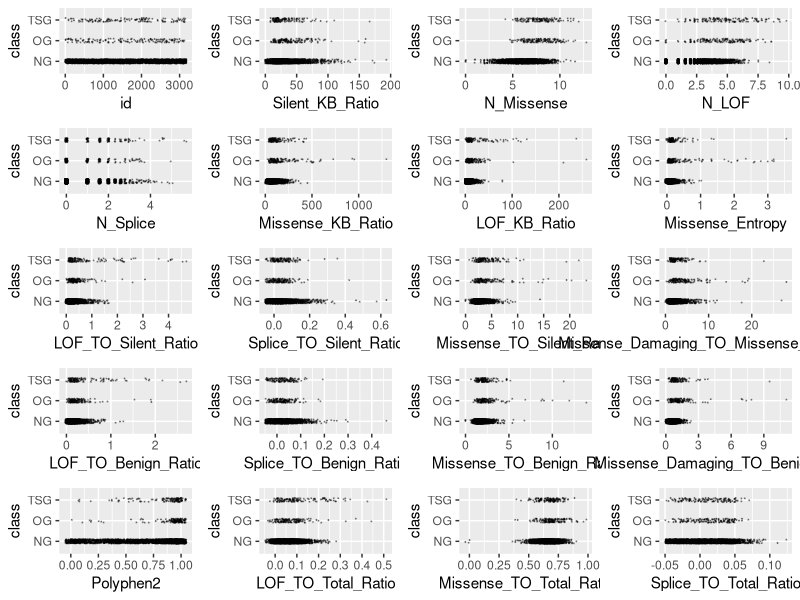
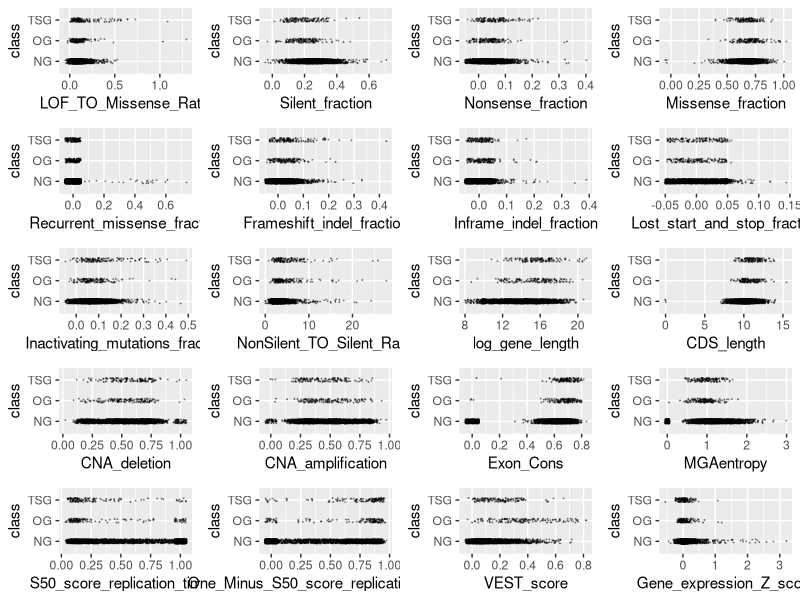
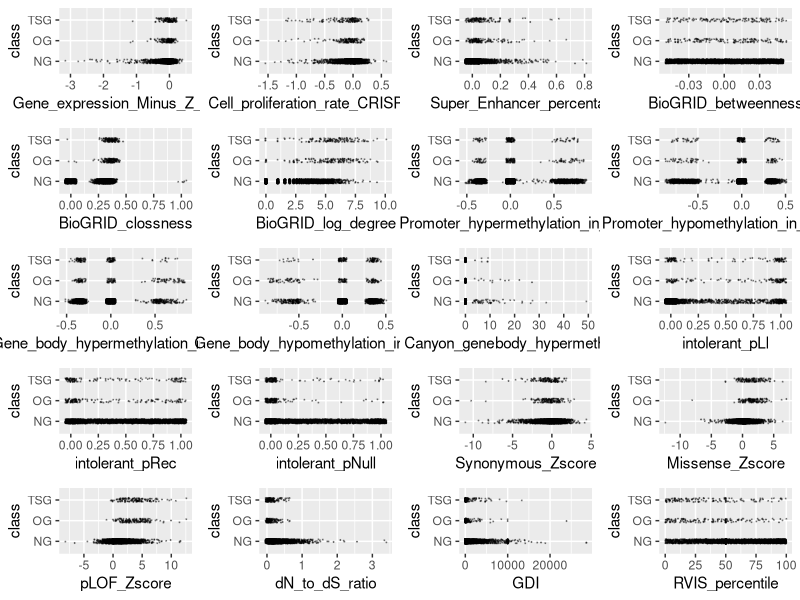
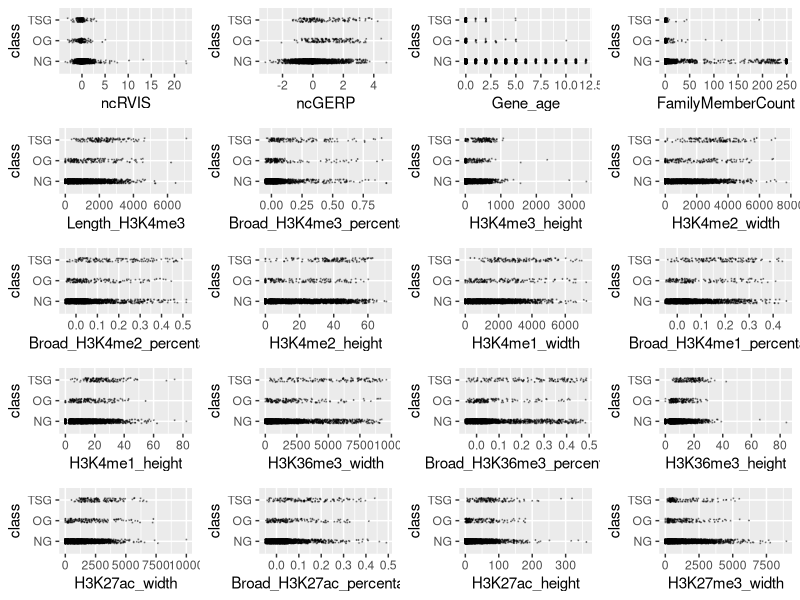
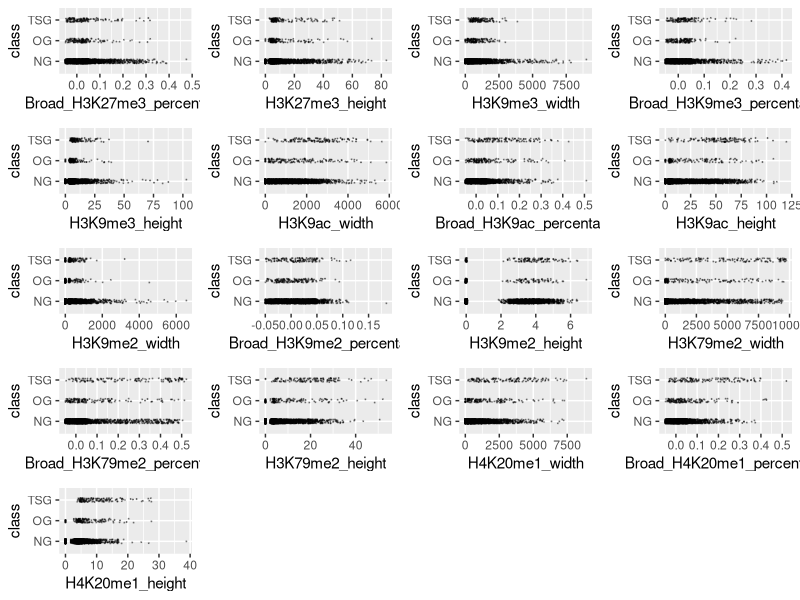
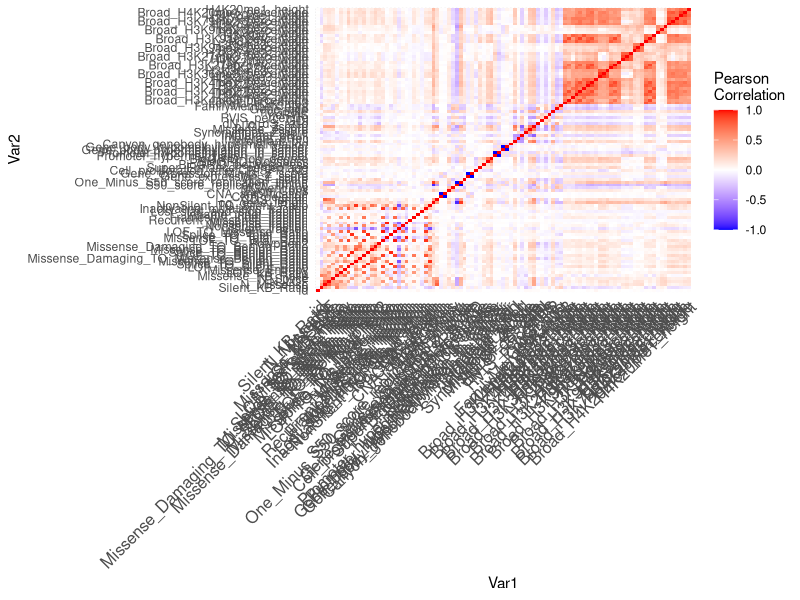
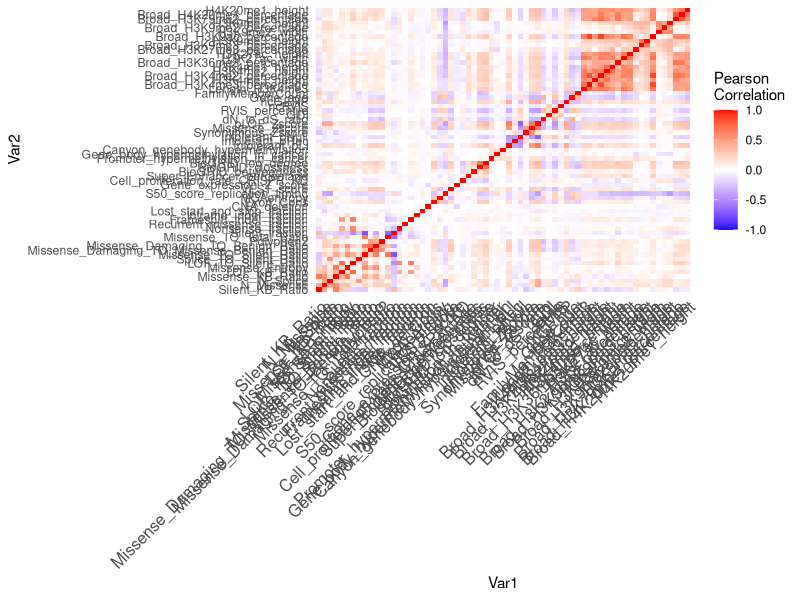
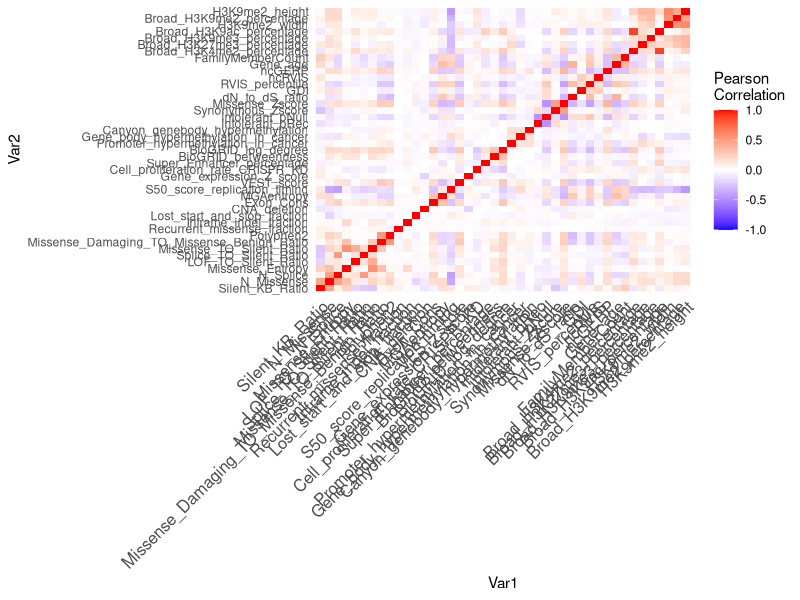

Generate these figures, in order, with R:
## ---- chunk 1
knitr::opts_chunk$set(echo = TRUE, comment = NA)
## ---- chunk 2
training <- read.csv("training.csv", stringsAsFactors = TRUE)
training$class <- factor(training$class)
levels(training$class) <- c("NG", "OG", "TSG")
# Create an outlier function
outlier <- function(data) {
  low <- mean(data) - 3 * sd(data)
  high <- mean(data) + 3 * sd(data)
  which(data < low | data > high)
}
# library(ggplot2)
# scatter <- function(var) {
#   ggplot(training, aes_string(var, "class")) +
#     geom_jitter(width = 0.05, height = 0.1, size = 0.1,
#                 colour = rgb(0, 0, 0, alpha = 1 / 3))
# }
# scat_plot <- lapply(names(training)[-99], scatter)
# library(gridExtra)
# grid.arrange(grobs = scat_plot[1:20], ncol = 4)
# grid.arrange(grobs = scat_plot[21:40], ncol = 4)
# grid.arrange(grobs = scat_plot[41:60], ncol = 4)
# grid.arrange(grobs = scat_plot[61:80], ncol = 4)
# grid.arrange(grobs = scat_plot[81:98], ncol = 4)
outliers <- table(unlist(lapply(training[,-99], outlier)))
outlier_index <- sort(outliers, decreasing = TRUE)
# Remove 50 most common outliers (i.e. outliers across multiple predictors)
training <- training[-as.numeric(names(outlier_index)[1:50]),]

# The below variables had outstanding outliers which we chose to remove
sort(training$Missense_TO_Silent_Ratio, decreasing = TRUE)[1:10]
training <- training[-which(training$Missense_TO_Silent_Ratio > 100), ]
sort(training$Missense_KB_Ratio, decreasing = TRUE)[1:10]
training <- training[-which(training$Missense_KB_Ratio > 2000), ]
sort(training$LOF_TO_Silent_Ratio, decreasing = TRUE)[1:10]
training <- training[-which(training$LOF_TO_Silent_Ratio > 5), ]
sort(training$Gene_expression_Z_score, decreasing = TRUE)[1:10]
training <- training[-which(training$Gene_expression_Z_score > 4), ]
sort(training$dN_to_dS_ratio, decreasing = TRUE)[1:10]
training <- training[-which(training$dN_to_dS_ratio > 5),]
sort(training$Silent_KB_Ratio, decreasing = TRUE)[1:10]
training <- training[-which(training$Silent_KB_Ratio > 200), ]
sort(training$Lost_start_and_stop_fraction, decreasing = TRUE)[1:10]
training <- training[-which(training$Lost_start_and_stop_fraction > 0.2),]
sort(training$Synonymous_Zscore, decreasing = FALSE)[1:10]
training <- training[-which(training$Synonymous_Zscore < -15), ]
numeric_training <- training[,-99]

# Lots of zeroes for some observations, so removed those observations with quite a few zeroes across predictor variables
n_zeroes <- rep(NA, nrow(numeric_training))

for(i in seq_len(nrow(numeric_training))){
  row_i_zeroes <- 0
  for(j in seq_len(ncol(numeric_training))){
    if(round(numeric_training[i,j], digits = 5) == 0){
      row_i_zeroes <- row_i_zeroes + 1
    }
  }
  n_zeroes[i] <- row_i_zeroes
}
training <- training[n_zeroes <= ncol(training) / 2, ]
# Remove 1 of 2 variables that have r value of 1 or -1 (i.e. perfectly correlated)
perf_corr <- which(abs(cor(training[,-99])) == 1, arr.ind = TRUE)
which(perf_corr[,1] != perf_corr[,2])
training <- training[, -43]
## ---- chunk 3
library(ggplot2)
scatter <- function(var) {
  ggplot(training, aes_string(var, "class")) +
    geom_jitter(width = 0.05, height = 0.1, size = 0.1,
                colour = rgb(0, 0, 0, alpha = 1 / 3))
}
scat_plot <- lapply(names(training)[-98], scatter)
library(gridExtra)
grid.arrange(grobs = scat_plot[1:20], ncol = 4)
grid.arrange(grobs = scat_plot[21:40], ncol = 4)
grid.arrange(grobs = scat_plot[41:60], ncol = 4)
grid.arrange(grobs = scat_plot[61:80], ncol = 4)
grid.arrange(grobs = scat_plot[81:97], ncol = 4)
## ---- chunk 4
library(dplyr)
#function to calculate wca
score <- function (conf_mat) {
  print(sum(diag(conf_mat) * c(1, 20, 20)))
  print(sum(diag(conf_mat) * c(1, 20, 20)) / sum(apply(conf_mat, 2, sum) * c(1, 20, 20)))
}

# Set new threshold to account for unbalanced data
classify <- function(probs, k) {
  if (any(probs[2:3] > k)) {
    subset <- probs[2:3]
    output <- which(subset == max(subset))
    if (length(output) > 1) {
        output <- sample(1:2, 1)
    }
  } else {
    output <- 0
  }
  output
}
## ---- chunk 5
library(dplyr)
library(caret)
set.seed(12)
mn <- nnet::multinom(class ~ ., data = training, model = TRUE)
tidymn <- broom::tidy(mn) %>% arrange(p.value)
tidymn <- tidymn %>% filter(p.value < 0.05 / nrow(tidymn))
terms <- unique(tidymn$term)[-1]
library(dplyr)
sig <- logical(97)
names(sig) <- names(training)[-98]
k <- 1
diffs <- logical(97)
for (var in names(training)[-98]) {
  model <- aov(training[[var]] ~ factor(training$class))
  sig[k] <- summary(model)[[1]][1, 5]
  diffs[k] <- all(TukeyHSD(model)$`factor(training$class)`[, 4] < 0.05 / 97)
  k <- k + 1
}
sort(sig[diffs])
score <- function (conf_mat) {
  sum(diag(conf_mat) * c(1, 20, 20)) / sum(apply(conf_mat, 2, sum) * c(1, 20, 20))
}

sig_terms <- names(sort(sig[diffs]))
combo_terms <- table(c(terms, sig_terms)) == 2
final_terms <- names(combo_terms[combo_terms])
term_mat <- cor(training %>% select(all_of(final_terms)))
ind_terms <- final_terms[-c(1, 3, 4, 5, 10, 11, 13, 14, 15, 17)]

vars <- training
cor_mtx = round(cor(vars[, names(vars) != "class"]), 2)
library(reshape2)
#reshape it
melted_cor_mtx <- melt(cor_mtx)

#draw the heatmap
cor_heatmap = ggplot(data = melted_cor_mtx, aes(x=Var1, y=Var2, fill=value)) + geom_tile()
cor_heatmap = cor_heatmap +
scale_fill_gradient2(low = "blue", high = "red", mid = "white", midpoint = 0, limit = c(-1,1), space = "Lab", name="Pearson\nCorrelation") + 
theme_minimal() +
theme(axis.text.x = element_text(angle = 45, vjust = 1, size = 12, hjust = 1))

cor_heatmap
which(abs(cor_mtx) > 0.75, arr.ind = TRUE)
# Eliminate all but one of a set of variables highly correlated with one another
vars <- vars[, -c(1, 4, 32, 13, 18, 21, 29, 14, 20, 15, 30,
                  15, 24, 31, 38, 34, 41, 48, 50, 68, 86, 88,
                  71, 72, 78, 74, 76, 80, 82, 83, 92, 94, 95)]
cor_mtx = round(cor(vars[, names(vars) != "class"]), 2)
library(reshape2)
#reshape it
melted_cor_mtx <- melt(cor_mtx)

#draw the heatmap
cor_heatmap = ggplot(data = melted_cor_mtx, aes(x=Var1, y=Var2, fill=value)) + geom_tile()
cor_heatmap = cor_heatmap +
scale_fill_gradient2(low = "blue", high = "red", mid = "white", midpoint = 0, limit = c(-1,1), space = "Lab", name="Pearson\nCorrelation") + 
theme_minimal() +
theme(axis.text.x = element_text(angle = 45, vjust = 1, size = 12, hjust = 1))

cor_heatmap
which(abs(cor_mtx) > 0.6, arr.ind = TRUE)
# Eliminate all but one of a set of variables highly correlated with one another
vars <- vars[, -c(4, 5, 15, 17, 11, 13, 14, 29, 39, 47,
                  48, 51, 49, 54, 55, 52, 58, 63, 65,
                  34, 64, 53)]
cor_mtx = round(cor(vars[, names(vars) != "class"]), 2)
library(reshape2)
#reshape it
melted_cor_mtx <- melt(cor_mtx)

#draw the heatmap
cor_heatmap = ggplot(data = melted_cor_mtx, aes(x=Var1, y=Var2, fill=value)) + geom_tile()
cor_heatmap = cor_heatmap +
scale_fill_gradient2(low = "blue", high = "red", mid = "white", midpoint = 0, limit = c(-1,1), space = "Lab", name="Pearson\nCorrelation") + 
theme_minimal() +
theme(axis.text.x = element_text(angle = 45, vjust = 1, size = 12, hjust = 1))

cor_heatmap
set.seed(12)
mn <- nnet::multinom(class ~ ., data = vars, model = TRUE)
tidymn <- broom::tidy(mn) %>% arrange(p.value)
tidymn <- tidymn %>% filter(p.value < 0.05 / nrow(tidymn))
terms <- unique(tidymn$term)[-1]
terms
## ---- chunk 6
vars <- training %>% select(all_of(terms), class)
set.seed(91232)
thresh_list <- list()
length(thresh_list) <- 10
j <- 1
# for() loop to validate post cross-validation with WCA and varying thresholds
for (rand in ceiling(runif(10, min = 1, max = 10000000))) {
  set.seed(rand)
  vars_test <- createDataPartition(vars$class, p = 0.8, 
                                    list = FALSE)
  vars_train <- vars[vars_test, ]
  vars_test <- vars[-vars_test, ]
  
  train_cont <- trainControl(method = "cv", number = 5, classProbs = TRUE, savePredictions = TRUE)
  lda_ft <- train(class ~ ., data = vars_train, method = "lda", preProc = c("center", "scale"),
                  trControl = train_cont)
  preds <- predict(lda_ft, newdata = vars_test, type = "prob")
  scores <- numeric(100)
  for (i in seq(from = 0.001, to = 0.1, by = 0.001)) {
    lda_mod <- table("pred"=apply(preds, 1, classify, k = i), "obs" = vars_test$class)
    lda_mod
    scores[i*1000] <- score(lda_mod)
  }
  thresh_list[[j]] <- scores
  j <- j + 1
}

## Thresholds vs. WCA to see best threshold
thresh_vals <- c(0.001, 0.0025, 0.005, 0.01, 0.025, 0.05, 0.1)
plot(thresh_list[[1]] ~ seq(from = 0.001, to = 0.1, by = 0.001),
     type = "l", ylim = c(0.6, 0.9), col = rgb(0, 0, 0, alpha = 0.5),
     xaxt = "n", ylab = "WCA Percentage",
     xlab = "Threshold for Choosing Between (0) and (1 and 2)")
for (i in 2:10) {
  red <- 0
  green <- 0
  blue <- 0
  if (i %% 4 == 1) {red <- 0.5}
  if (i %% 4 == 2) {green <- 0.5}
  if (i %% 4 == 3) {blue <- 0.5}
  lines(seq(from = 0.001, to = 0.1, by = 0.001), thresh_list[[i]],
        col = rgb(red, green, blue, alpha = 0.5))
  
}
abline(v = thresh_vals, col = rgb(0, 0, 0, alpha = 0.5))
points(unlist(lapply(thresh_list, which.max)) * 0.001, unlist(lapply(thresh_list, max)),
       pch = 19, cex = 0.5)
axis(side = 1, at = thresh_vals, cex.axis = 0.75, las = 2)
best_thresh <- unlist(lapply(thresh_list, which.max))
median(best_thresh * 0.001)
thresh_val_scores <- matrix(nrow = 10, ncol = length(thresh_vals))
colnames(thresh_val_scores) <- thresh_vals
for (i in 1:10) {
  thresh_val_scores[i, ] <- thresh_list[[i]][thresh_vals * 1000]
}
apply(thresh_val_scores, 2, mean)
## ---- chunk 7
# Use threshold of 0.01 for determining when to classify as OG or TSG (highest peak)
set.seed(123)
  vars_test <- createDataPartition(vars$class, p = 0.8, 
                                    list = FALSE)
  vars_train <- vars[vars_test, ]
  vars_test <- vars[-vars_test, ]
  train_cont <- trainControl(method = "cv", number = 5, classProbs = TRUE, savePredictions = TRUE)
  lda_ft <- train(class ~ ., data = vars_train, method = "lda", preProc = c("center", "scale"),
                  trControl = train_cont)
    preds <- predict(lda_ft, newdata = vars_test, type = "prob")
 lda_mod <- table("pred"=apply(preds, 1, classify, k = 0.01), "obs" = vars_test$class)
  lda_mod
  score(lda_mod)
## ---- chunk 8
# Write prediction model on test data
tests <- read.csv("test.csv")
preds <- predict(lda_ft, newdata = tests, type = "prob")
preds <- apply(preds, 1, classify, k = 0.01)
names(preds) <- tests$id
csv_file <- data.frame(id = tests$id,
                       class = preds)
write.csv(csv_file, "modelpredictions12_updated.csv", row.names = FALSE)
best_mod <- read.csv("modelpredictions13.csv")
table("Best Model" = best_mod$class, csv_file$class)
mean(best_mod$class == csv_file$class)
